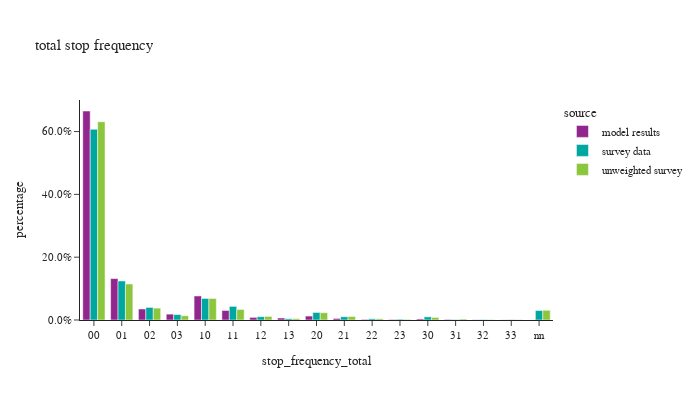

Notebook code cell kept with this figure:
### Code cell
tour_data= tour_data.assign(stop_frequency_total = lambda x: x['stop_frequency_out'] + x['stop_frequency_in'])

df_plot2 = tour_data.groupby(['source','stop_frequency_total'])['tour_weight'].sum().reset_index()
df_plot2['percentage'] = df_plot2.groupby(['source'], group_keys=False)['tour_weight']. \
    apply(lambda x: x / float(x.sum()))

fig = px.bar(df_plot2, x="stop_frequency_total", y="percentage", color="source",barmode="group",
             title="total stop frequency")
fig.for_each_annotation(lambda a: a.update(text = a.text.split("=")[-1]))
fig.update_layout(height=400, width=700, yaxis=dict(tickformat=".1%"), xaxis = dict(dtick = 1))
fig.show()

### Figure 1 — Plotly figure (JSON) as saved in the notebook; plotly's stock layout.template omitted (floating-point values rounded to 4 significant figures)
{"data": [{"alignmentgroup": "True", "hovertemplate": "source=model results<br>stop_frequency_total=%{x}<br>percentage=%{y}<extra></extra>", "legendgroup": "model results", "marker": {"color": "#91268F", "pattern": {"shape": ""}}, "name": "model results", "offsetgroup": "model results", "orientation": "v", "showlegend": true, "textposition": "auto", "type": "bar", "x": ["00", "01", "02", "03", "10", "11", "12", "13", "20", "21", "22", "23", "30", "31", "32", "33"], "xaxis": "x", "y": [0.6654, 0.1319, 0.0351, 0.0187, 0.07654, 0.03033, 0.008319, 0.006347, 0.01256, 0.005005, 0.001878, 0.001645, 0.003304, 0.001801, 0.000723, 0.0004275], "yaxis": "y"}, {"alignmentgroup": "True", "hovertemplate": "source=survey data<br>stop_frequency_total=%{x}<br>percentage=%{y}<extra></extra>", "legendgroup": "survey data", "marker": {"color": "#00A7A0", "pattern": {"shape": ""}}, "name": "survey data", "offsetgroup": "survey data", "orientation": "v", "showlegend": true, "textposition": "auto", "type": "bar", "x": ["00", "01", "02", "03", "10", "11", "12", "13", "20", "21", "22", "23", "30", "31", "32", "33", "nn"], "xaxis": "x", "y": [0.6072, 0.1243, 0.04006, 0.01728, 0.06859, 0.04334, 0.01048, 0.004082, 0.02399, 0.01043, 0.003899, 0.002428, 0.01005, 0.001361, 0.001299, 0.001072, 0.03012], "yaxis": "y"}, {"alignmentgroup": "True", "hovertemplate": "source=unweighted survey<br>stop_frequency_total=%{x}<br>percentage=%{y}<extra></extra>", "legendgroup": "unweighted survey", "marker": {"color": "#8CC63E", "pattern": {"shape": ""}}, "name": "unweighted survey", "offsetgroup": "unweighted survey", "orientation": "v", "showlegend": true, "textposition": "auto", "type": "bar", "x": ["00", "01", "02", "03", "10", "11", "12", "13", "20", "21", "22", "23", "30", "31", "32", "33", "nn"], "xaxis": "x", "y": [0.6312, 0.1148, 0.03782, 0.01351, 0.06858, 0.03355, 0.01133, 0.004357, 0.02327, 0.01107, 0.003921, 0.002004, 0.008104, 0.00305, 0.001394, 0.001046, 0.03102], "yaxis": "y"}], "layout": {"barmode": "group", "height": 400, "legend": {"title": {"text": "source"}, "tracegroupgap": 0}, "title": {"text": "total stop frequency"}, "width": 700, "xaxis": {"anchor": "y", "domain": [0.0, 1.0], "dtick": 1, "title": {"text": "stop_frequency_total"}}, "yaxis": {"anchor": "x", "domain": [0.0, 1.0], "tickformat": ".1%", "title": {"text": "percentage"}}}}
